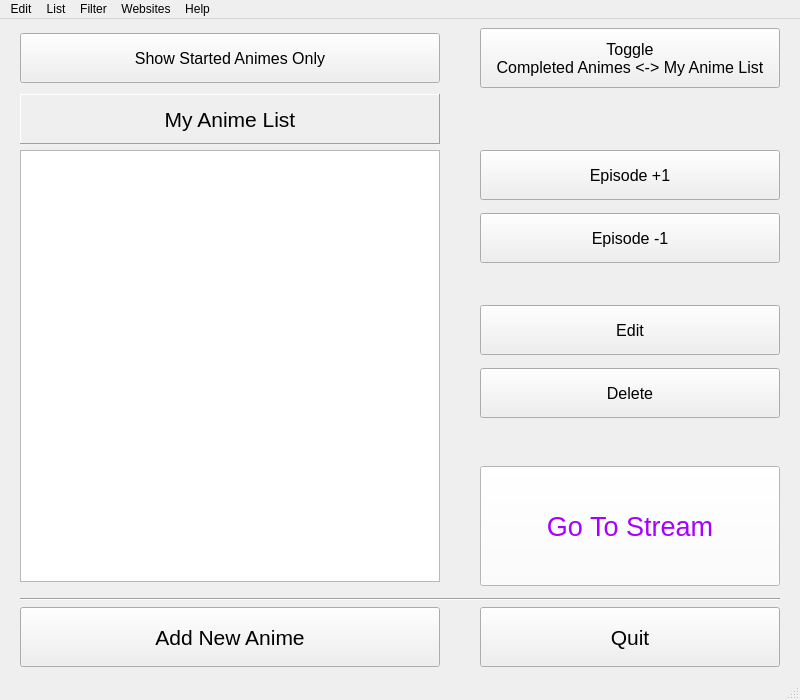
<?xml version="1.0" encoding="UTF-8"?>
<ui version="4.0">
 <class>MainWindow</class>
 <widget class="QMainWindow" name="MainWindow">
  <property name="geometry">
   <rect>
    <x>0</x>
    <y>0</y>
    <width>800</width>
    <height>700</height>
   </rect>
  </property>
  <property name="sizePolicy">
   <sizepolicy hsizetype="Preferred" vsizetype="Preferred">
    <horstretch>0</horstretch>
    <verstretch>0</verstretch>
   </sizepolicy>
  </property>
  <property name="minimumSize">
   <size>
    <width>800</width>
    <height>700</height>
   </size>
  </property>
  <property name="maximumSize">
   <size>
    <width>4096</width>
    <height>4096</height>
   </size>
  </property>
  <property name="font">
   <font>
    <pointsize>9</pointsize>
   </font>
  </property>
  <property name="windowTitle">
   <string>Anwalic</string>
  </property>
  <property name="windowIcon">
   <iconset>
    <normaloff>icon/Anwalic_icon_1.png</normaloff>icon/Anwalic_icon_1.png</iconset>
  </property>
  <widget class="QWidget" name="centralWidget">
   <layout class="QGridLayout" name="gridLayout">
    <property name="sizeConstraint">
     <enum>QLayout::SetNoConstraint</enum>
    </property>
    <property name="leftMargin">
     <number>20</number>
    </property>
    <property name="topMargin">
     <number>9</number>
    </property>
    <property name="rightMargin">
     <number>20</number>
    </property>
    <item row="41" column="4">
     <spacer name="horizontalSpacer">
      <property name="orientation">
       <enum>Qt::Horizontal</enum>
      </property>
      <property name="sizeType">
       <enum>QSizePolicy::Fixed</enum>
      </property>
      <property name="sizeHint" stdset="0">
       <size>
        <width>10</width>
        <height>20</height>
       </size>
      </property>
     </spacer>
    </item>
    <item row="39" column="0" colspan="6">
     <widget class="Line" name="line">
      <property name="orientation">
       <enum>Qt::Horizontal</enum>
      </property>
     </widget>
    </item>
    <item row="13" column="5">
     <widget class="QPushButton" name="btnDecEpisode">
      <property name="minimumSize">
       <size>
        <width>300</width>
        <height>50</height>
       </size>
      </property>
      <property name="font">
       <font>
        <pointsize>12</pointsize>
       </font>
      </property>
      <property name="toolTip">
       <string>decrement Episode by one</string>
      </property>
      <property name="text">
       <string>Episode -1</string>
      </property>
     </widget>
    </item>
    <item row="41" column="5">
     <widget class="QPushButton" name="btnQuit">
      <property name="minimumSize">
       <size>
        <width>300</width>
        <height>60</height>
       </size>
      </property>
      <property name="maximumSize">
       <size>
        <width>160</width>
        <height>16777215</height>
       </size>
      </property>
      <property name="font">
       <font>
        <pointsize>16</pointsize>
       </font>
      </property>
      <property name="toolTip">
       <string>Quits program. Your list is always automatically saved</string>
      </property>
      <property name="layoutDirection">
       <enum>Qt::LeftToRight</enum>
      </property>
      <property name="text">
       <string>Quit</string>
      </property>
     </widget>
    </item>
    <item row="41" column="0">
     <widget class="QPushButton" name="btnAddNewAnime">
      <property name="minimumSize">
       <size>
        <width>0</width>
        <height>60</height>
       </size>
      </property>
      <property name="font">
       <font>
        <pointsize>16</pointsize>
       </font>
      </property>
      <property name="toolTip">
       <string>Adds new Anime to the list above</string>
      </property>
      <property name="text">
       <string>Add New Anime</string>
      </property>
     </widget>
    </item>
    <item row="11" column="5">
     <widget class="QPushButton" name="btnIncEpisode">
      <property name="minimumSize">
       <size>
        <width>300</width>
        <height>50</height>
       </size>
      </property>
      <property name="font">
       <font>
        <pointsize>12</pointsize>
       </font>
      </property>
      <property name="toolTip">
       <string>increment Episode by one</string>
      </property>
      <property name="text">
       <string>Episode +1</string>
      </property>
     </widget>
    </item>
    <item row="12" column="5">
     <spacer name="verticalSpacer_2">
      <property name="orientation">
       <enum>Qt::Vertical</enum>
      </property>
      <property name="sizeType">
       <enum>QSizePolicy::Fixed</enum>
      </property>
      <property name="sizeHint" stdset="0">
       <size>
        <width>20</width>
        <height>1</height>
       </size>
      </property>
     </spacer>
    </item>
    <item row="20" column="5">
     <widget class="QPushButton" name="btnEdit">
      <property name="minimumSize">
       <size>
        <width>300</width>
        <height>50</height>
       </size>
      </property>
      <property name="font">
       <font>
        <pointsize>12</pointsize>
       </font>
      </property>
      <property name="toolTip">
       <string>edit name, episodes &amp; url</string>
      </property>
      <property name="text">
       <string>Edit</string>
      </property>
     </widget>
    </item>
    <item row="21" column="5">
     <spacer name="verticalSpacer_3">
      <property name="orientation">
       <enum>Qt::Vertical</enum>
      </property>
      <property name="sizeType">
       <enum>QSizePolicy::Fixed</enum>
      </property>
      <property name="sizeHint" stdset="0">
       <size>
        <width>20</width>
        <height>1</height>
       </size>
      </property>
     </spacer>
    </item>
    <item row="5" column="0">
     <widget class="QLabel" name="labListName">
      <property name="minimumSize">
       <size>
        <width>0</width>
        <height>50</height>
       </size>
      </property>
      <property name="font">
       <font>
        <pointsize>16</pointsize>
       </font>
      </property>
      <property name="autoFillBackground">
       <bool>false</bool>
      </property>
      <property name="frameShape">
       <enum>QFrame::Panel</enum>
      </property>
      <property name="frameShadow">
       <enum>QFrame::Raised</enum>
      </property>
      <property name="text">
       <string>My Anime List</string>
      </property>
      <property name="scaledContents">
       <bool>false</bool>
      </property>
      <property name="alignment">
       <set>Qt::AlignCenter</set>
      </property>
     </widget>
    </item>
    <item row="3" column="0">
     <widget class="QPushButton" name="btnShowStartedAnimesOnly">
      <property name="enabled">
       <bool>true</bool>
      </property>
      <property name="minimumSize">
       <size>
        <width>420</width>
        <height>50</height>
       </size>
      </property>
      <property name="maximumSize">
       <size>
        <width>16777215</width>
        <height>16777215</height>
       </size>
      </property>
      <property name="font">
       <font>
        <pointsize>12</pointsize>
       </font>
      </property>
      <property name="toolTip">
       <string>only shows entries in Anime List with Episode &gt; 1</string>
      </property>
      <property name="text">
       <string>Show Started Animes Only</string>
      </property>
     </widget>
    </item>
    <item row="3" column="5">
     <widget class="QPushButton" name="btnToggleAnimeLists">
      <property name="minimumSize">
       <size>
        <width>300</width>
        <height>60</height>
       </size>
      </property>
      <property name="maximumSize">
       <size>
        <width>300</width>
        <height>16777215</height>
       </size>
      </property>
      <property name="font">
       <font>
        <pointsize>12</pointsize>
       </font>
      </property>
      <property name="acceptDrops">
       <bool>false</bool>
      </property>
      <property name="toolTip">
       <string>view your Completed Animes. click again to go back</string>
      </property>
      <property name="autoFillBackground">
       <bool>false</bool>
      </property>
      <property name="text">
       <string>Toggle
Completed Animes &lt;-&gt; My Anime List</string>
      </property>
      <property name="checkable">
       <bool>false</bool>
      </property>
      <property name="flat">
       <bool>false</bool>
      </property>
     </widget>
    </item>
    <item row="11" column="0" rowspan="22">
     <widget class="QListView" name="lvAnimes">
      <property name="minimumSize">
       <size>
        <width>300</width>
        <height>400</height>
       </size>
      </property>
      <property name="font">
       <font>
        <pointsize>9</pointsize>
       </font>
      </property>
      <property name="editTriggers">
       <set>QAbstractItemView::NoEditTriggers</set>
      </property>
     </widget>
    </item>
    <item row="38" column="0">
     <spacer name="verticalSpacer">
      <property name="orientation">
       <enum>Qt::Vertical</enum>
      </property>
      <property name="sizeType">
       <enum>QSizePolicy::Fixed</enum>
      </property>
      <property name="sizeHint" stdset="0">
       <size>
        <width>20</width>
        <height>10</height>
       </size>
      </property>
     </spacer>
    </item>
    <item row="22" column="5">
     <widget class="QPushButton" name="btnDelete">
      <property name="minimumSize">
       <size>
        <width>300</width>
        <height>50</height>
       </size>
      </property>
      <property name="font">
       <font>
        <pointsize>12</pointsize>
        <weight>50</weight>
        <bold>false</bold>
       </font>
      </property>
      <property name="toolTip">
       <string>remove Anime from list forever</string>
      </property>
      <property name="text">
       <string>Delete</string>
      </property>
     </widget>
    </item>
    <item row="30" column="5">
     <widget class="QPushButton" name="btnGoToStream">
      <property name="minimumSize">
       <size>
        <width>300</width>
        <height>120</height>
       </size>
      </property>
      <property name="palette">
       <palette>
        <active>
         <colorrole role="WindowText">
          <brush brushstyle="SolidPattern">
           <color alpha="255">
            <red>0</red>
            <green>0</green>
            <blue>0</blue>
           </color>
          </brush>
         </colorrole>
         <colorrole role="Button">
          <brush brushstyle="SolidPattern">
           <color alpha="255">
            <red>255</red>
            <green>255</green>
            <blue>255</blue>
           </color>
          </brush>
         </colorrole>
         <colorrole role="Light">
          <brush brushstyle="SolidPattern">
           <color alpha="255">
            <red>255</red>
            <green>255</green>
            <blue>255</blue>
           </color>
          </brush>
         </colorrole>
         <colorrole role="Midlight">
          <brush brushstyle="SolidPattern">
           <color alpha="255">
            <red>255</red>
            <green>255</green>
            <blue>255</blue>
           </color>
          </brush>
         </colorrole>
         <colorrole role="Dark">
          <brush brushstyle="SolidPattern">
           <color alpha="255">
            <red>127</red>
            <green>127</green>
            <blue>127</blue>
           </color>
          </brush>
         </colorrole>
         <colorrole role="Mid">
          <brush brushstyle="SolidPattern">
           <color alpha="255">
            <red>170</red>
            <green>170</green>
            <blue>170</blue>
           </color>
          </brush>
         </colorrole>
         <colorrole role="Text">
          <brush brushstyle="SolidPattern">
           <color alpha="255">
            <red>0</red>
            <green>0</green>
            <blue>0</blue>
           </color>
          </brush>
         </colorrole>
         <colorrole role="BrightText">
          <brush brushstyle="SolidPattern">
           <color alpha="255">
            <red>255</red>
            <green>255</green>
            <blue>255</blue>
           </color>
          </brush>
         </colorrole>
         <colorrole role="ButtonText">
          <brush brushstyle="SolidPattern">
           <color alpha="255">
            <red>166</red>
            <green>0</green>
            <blue>255</blue>
           </color>
          </brush>
         </colorrole>
         <colorrole role="Base">
          <brush brushstyle="SolidPattern">
           <color alpha="255">
            <red>255</red>
            <green>255</green>
            <blue>255</blue>
           </color>
          </brush>
         </colorrole>
         <colorrole role="Window">
          <brush brushstyle="SolidPattern">
           <color alpha="255">
            <red>255</red>
            <green>255</green>
            <blue>255</blue>
           </color>
          </brush>
         </colorrole>
         <colorrole role="Shadow">
          <brush brushstyle="SolidPattern">
           <color alpha="255">
            <red>0</red>
            <green>0</green>
            <blue>0</blue>
           </color>
          </brush>
         </colorrole>
         <colorrole role="AlternateBase">
          <brush brushstyle="SolidPattern">
           <color alpha="255">
            <red>255</red>
            <green>255</green>
            <blue>255</blue>
           </color>
          </brush>
         </colorrole>
         <colorrole role="ToolTipBase">
          <brush brushstyle="SolidPattern">
           <color alpha="255">
            <red>255</red>
            <green>255</green>
            <blue>220</blue>
           </color>
          </brush>
         </colorrole>
         <colorrole role="ToolTipText">
          <brush brushstyle="SolidPattern">
           <color alpha="255">
            <red>0</red>
            <green>0</green>
            <blue>0</blue>
           </color>
          </brush>
         </colorrole>
         <colorrole role="PlaceholderText">
          <brush brushstyle="NoBrush">
           <color alpha="128">
            <red>0</red>
            <green>0</green>
            <blue>0</blue>
           </color>
          </brush>
         </colorrole>
        </active>
        <inactive>
         <colorrole role="WindowText">
          <brush brushstyle="SolidPattern">
           <color alpha="255">
            <red>0</red>
            <green>0</green>
            <blue>0</blue>
           </color>
          </brush>
         </colorrole>
         <colorrole role="Button">
          <brush brushstyle="SolidPattern">
           <color alpha="255">
            <red>255</red>
            <green>255</green>
            <blue>255</blue>
           </color>
          </brush>
         </colorrole>
         <colorrole role="Light">
          <brush brushstyle="SolidPattern">
           <color alpha="255">
            <red>255</red>
            <green>255</green>
            <blue>255</blue>
           </color>
          </brush>
         </colorrole>
         <colorrole role="Midlight">
          <brush brushstyle="SolidPattern">
           <color alpha="255">
            <red>255</red>
            <green>255</green>
            <blue>255</blue>
           </color>
          </brush>
         </colorrole>
         <colorrole role="Dark">
          <brush brushstyle="SolidPattern">
           <color alpha="255">
            <red>127</red>
            <green>127</green>
            <blue>127</blue>
           </color>
          </brush>
         </colorrole>
         <colorrole role="Mid">
          <brush brushstyle="SolidPattern">
           <color alpha="255">
            <red>170</red>
            <green>170</green>
            <blue>170</blue>
           </color>
          </brush>
         </colorrole>
         <colorrole role="Text">
          <brush brushstyle="SolidPattern">
           <color alpha="255">
            <red>0</red>
            <green>0</green>
            <blue>0</blue>
           </color>
          </brush>
         </colorrole>
         <colorrole role="BrightText">
          <brush brushstyle="SolidPattern">
           <color alpha="255">
            <red>255</red>
            <green>255</green>
            <blue>255</blue>
           </color>
          </brush>
         </colorrole>
         <colorrole role="ButtonText">
          <brush brushstyle="SolidPattern">
           <color alpha="255">
            <red>166</red>
            <green>0</green>
            <blue>255</blue>
           </color>
          </brush>
         </colorrole>
         <colorrole role="Base">
          <brush brushstyle="SolidPattern">
           <color alpha="255">
            <red>255</red>
            <green>255</green>
            <blue>255</blue>
           </color>
          </brush>
         </colorrole>
         <colorrole role="Window">
          <brush brushstyle="SolidPattern">
           <color alpha="255">
            <red>255</red>
            <green>255</green>
            <blue>255</blue>
           </color>
          </brush>
         </colorrole>
         <colorrole role="Shadow">
          <brush brushstyle="SolidPattern">
           <color alpha="255">
            <red>0</red>
            <green>0</green>
            <blue>0</blue>
           </color>
          </brush>
         </colorrole>
         <colorrole role="AlternateBase">
          <brush brushstyle="SolidPattern">
           <color alpha="255">
            <red>255</red>
            <green>255</green>
            <blue>255</blue>
           </color>
          </brush>
         </colorrole>
         <colorrole role="ToolTipBase">
          <brush brushstyle="SolidPattern">
           <color alpha="255">
            <red>255</red>
            <green>255</green>
            <blue>220</blue>
           </color>
          </brush>
         </colorrole>
         <colorrole role="ToolTipText">
          <brush brushstyle="SolidPattern">
           <color alpha="255">
            <red>0</red>
            <green>0</green>
            <blue>0</blue>
           </color>
          </brush>
         </colorrole>
         <colorrole role="PlaceholderText">
          <brush brushstyle="NoBrush">
           <color alpha="128">
            <red>0</red>
            <green>0</green>
            <blue>0</blue>
           </color>
          </brush>
         </colorrole>
        </inactive>
        <disabled>
         <colorrole role="WindowText">
          <brush brushstyle="SolidPattern">
           <color alpha="255">
            <red>127</red>
            <green>127</green>
            <blue>127</blue>
           </color>
          </brush>
         </colorrole>
         <colorrole role="Button">
          <brush brushstyle="SolidPattern">
           <color alpha="255">
            <red>255</red>
            <green>255</green>
            <blue>255</blue>
           </color>
          </brush>
         </colorrole>
         <colorrole role="Light">
          <brush brushstyle="SolidPattern">
           <color alpha="255">
            <red>255</red>
            <green>255</green>
            <blue>255</blue>
           </color>
          </brush>
         </colorrole>
         <colorrole role="Midlight">
          <brush brushstyle="SolidPattern">
           <color alpha="255">
            <red>255</red>
            <green>255</green>
            <blue>255</blue>
           </color>
          </brush>
         </colorrole>
         <colorrole role="Dark">
          <brush brushstyle="SolidPattern">
           <color alpha="255">
            <red>127</red>
            <green>127</green>
            <blue>127</blue>
           </color>
          </brush>
         </colorrole>
         <colorrole role="Mid">
          <brush brushstyle="SolidPattern">
           <color alpha="255">
            <red>170</red>
            <green>170</green>
            <blue>170</blue>
           </color>
          </brush>
         </colorrole>
         <colorrole role="Text">
          <brush brushstyle="SolidPattern">
           <color alpha="255">
            <red>127</red>
            <green>127</green>
            <blue>127</blue>
           </color>
          </brush>
         </colorrole>
         <colorrole role="BrightText">
          <brush brushstyle="SolidPattern">
           <color alpha="255">
            <red>255</red>
            <green>255</green>
            <blue>255</blue>
           </color>
          </brush>
         </colorrole>
         <colorrole role="ButtonText">
          <brush brushstyle="SolidPattern">
           <color alpha="255">
            <red>127</red>
            <green>127</green>
            <blue>127</blue>
           </color>
          </brush>
         </colorrole>
         <colorrole role="Base">
          <brush brushstyle="SolidPattern">
           <color alpha="255">
            <red>255</red>
            <green>255</green>
            <blue>255</blue>
           </color>
          </brush>
         </colorrole>
         <colorrole role="Window">
          <brush brushstyle="SolidPattern">
           <color alpha="255">
            <red>255</red>
            <green>255</green>
            <blue>255</blue>
           </color>
          </brush>
         </colorrole>
         <colorrole role="Shadow">
          <brush brushstyle="SolidPattern">
           <color alpha="255">
            <red>0</red>
            <green>0</green>
            <blue>0</blue>
           </color>
          </brush>
         </colorrole>
         <colorrole role="AlternateBase">
          <brush brushstyle="SolidPattern">
           <color alpha="255">
            <red>255</red>
            <green>255</green>
            <blue>255</blue>
           </color>
          </brush>
         </colorrole>
         <colorrole role="ToolTipBase">
          <brush brushstyle="SolidPattern">
           <color alpha="255">
            <red>255</red>
            <green>255</green>
            <blue>220</blue>
           </color>
          </brush>
         </colorrole>
         <colorrole role="ToolTipText">
          <brush brushstyle="SolidPattern">
           <color alpha="255">
            <red>0</red>
            <green>0</green>
            <blue>0</blue>
           </color>
          </brush>
         </colorrole>
         <colorrole role="PlaceholderText">
          <brush brushstyle="NoBrush">
           <color alpha="128">
            <red>0</red>
            <green>0</green>
            <blue>0</blue>
           </color>
          </brush>
         </colorrole>
        </disabled>
       </palette>
      </property>
      <property name="font">
       <font>
        <pointsize>20</pointsize>
        <weight>50</weight>
        <bold>false</bold>
       </font>
      </property>
      <property name="toolTip">
       <string>starts your browser with specified URL</string>
      </property>
      <property name="text">
       <string>Go To Stream</string>
      </property>
     </widget>
    </item>
   </layout>
  </widget>
  <widget class="QStatusBar" name="statusBar"/>
  <widget class="QMenuBar" name="menuBar">
   <property name="geometry">
    <rect>
     <x>0</x>
     <y>0</y>
     <width>800</width>
     <height>22</height>
    </rect>
   </property>
   <property name="autoFillBackground">
    <bool>false</bool>
   </property>
   <property name="styleSheet">
    <string notr="true"/>
   </property>
   <widget class="QMenu" name="menuEdit">
    <property name="title">
     <string>Edit</string>
    </property>
    <addaction name="actionPreferences"/>
   </widget>
   <widget class="QMenu" name="menuList">
    <property name="title">
     <string>List</string>
    </property>
    <addaction name="actionSelect_My_List"/>
    <addaction name="actionImport_Another_List"/>
    <addaction name="actionExport_My_List"/>
    <addaction name="separator"/>
    <addaction name="actionMake_Backup"/>
    <addaction name="separator"/>
   </widget>
   <widget class="QMenu" name="menuHelp">
    <property name="title">
     <string>Help</string>
    </property>
    <addaction name="actionAbout"/>
   </widget>
   <widget class="QMenu" name="menuWebsites">
    <property name="title">
     <string>Websites</string>
    </property>
    <addaction name="actionlegal_streaming_websites"/>
    <addaction name="separator"/>
    <addaction name="actionCrunchyroll_com"/>
    <addaction name="actionWakanim_tv"/>
   </widget>
   <widget class="QMenu" name="menuFilter">
    <property name="title">
     <string>Filter</string>
    </property>
    <addaction name="actionShow_Movies_Only"/>
    <addaction name="actionShow_Open_Ended_Animes"/>
    <addaction name="separator"/>
    <addaction name="actionHide_Movies"/>
    <addaction name="actionHide_Open_Ended_Animes"/>
    <addaction name="actionHide_Animes_with_Name_Only"/>
    <addaction name="separator"/>
    <addaction name="actionFilter_By_Tag"/>
    <addaction name="separator"/>
   </widget>
   <addaction name="menuEdit"/>
   <addaction name="menuList"/>
   <addaction name="menuFilter"/>
   <addaction name="menuWebsites"/>
   <addaction name="menuHelp"/>
  </widget>
  <action name="actionGerman">
   <property name="enabled">
    <bool>false</bool>
   </property>
   <property name="text">
    <string>German</string>
   </property>
  </action>
  <action name="actionEnglish">
   <property name="enabled">
    <bool>false</bool>
   </property>
   <property name="text">
    <string>English</string>
   </property>
  </action>
  <action name="actionHow_to_use_Anwalic">
   <property name="enabled">
    <bool>false</bool>
   </property>
   <property name="text">
    <string>How to use Anwalic</string>
   </property>
  </action>
  <action name="actionAbout">
   <property name="checkable">
    <bool>false</bool>
   </property>
   <property name="enabled">
    <bool>true</bool>
   </property>
   <property name="text">
    <string>About</string>
   </property>
  </action>
  <action name="actionUsername">
   <property name="enabled">
    <bool>false</bool>
   </property>
   <property name="text">
    <string>Username</string>
   </property>
  </action>
  <action name="actionWindow_Size">
   <property name="enabled">
    <bool>false</bool>
   </property>
   <property name="text">
    <string>Window Size</string>
   </property>
  </action>
  <action name="actionEntry_Width">
   <property name="enabled">
    <bool>false</bool>
   </property>
   <property name="text">
    <string>Entry Width</string>
   </property>
  </action>
  <action name="actionEntry_Font_Size">
   <property name="enabled">
    <bool>false</bool>
   </property>
   <property name="text">
    <string>List Item Font Size</string>
   </property>
  </action>
  <action name="actionBackground">
   <property name="enabled">
    <bool>false</bool>
   </property>
   <property name="text">
    <string>Background</string>
   </property>
  </action>
  <action name="actionPreferences">
   <property name="enabled">
    <bool>true</bool>
   </property>
   <property name="text">
    <string>Preferences</string>
   </property>
  </action>
  <action name="actionCompleted_Animes">
   <property name="enabled">
    <bool>true</bool>
   </property>
   <property name="text">
    <string>Completed Animes</string>
   </property>
  </action>
  <action name="actionMy_Anime_List">
   <property name="enabled">
    <bool>true</bool>
   </property>
   <property name="text">
    <string>My Anime List</string>
   </property>
  </action>
  <action name="actionAchievements">
   <property name="enabled">
    <bool>false</bool>
   </property>
   <property name="text">
    <string>Achievements</string>
   </property>
  </action>
  <action name="actionImport_Another_List">
   <property name="enabled">
    <bool>true</bool>
   </property>
   <property name="text">
    <string>Import Another List</string>
   </property>
  </action>
  <action name="actionSelect_My_List">
   <property name="enabled">
    <bool>true</bool>
   </property>
   <property name="text">
    <string>Select My List</string>
   </property>
  </action>
  <action name="actionExport_My_List">
   <property name="enabled">
    <bool>true</bool>
   </property>
   <property name="text">
    <string>Export My List</string>
   </property>
  </action>
  <action name="actionFind_Anime">
   <property name="enabled">
    <bool>true</bool>
   </property>
   <property name="text">
    <string>find Anime</string>
   </property>
  </action>
  <action name="actionChangelog">
   <property name="enabled">
    <bool>false</bool>
   </property>
   <property name="text">
    <string>Changelog</string>
   </property>
  </action>
  <action name="actionShowStartedAnimesOnly">
   <property name="text">
    <string>ShowStartedAnimesOnly</string>
   </property>
  </action>
  <action name="actionMake_Backup">
   <property name="text">
    <string>Create Backup</string>
   </property>
  </action>
  <action name="actionCrunchyroll_com">
   <property name="text">
    <string>crunchyroll.com</string>
   </property>
  </action>
  <action name="actionShow_Movies_Only">
   <property name="checkable">
    <bool>false</bool>
   </property>
   <property name="enabled">
    <bool>true</bool>
   </property>
   <property name="text">
    <string>Show Movies</string>
   </property>
  </action>
  <action name="actionHide_Movies">
   <property name="checkable">
    <bool>false</bool>
   </property>
   <property name="enabled">
    <bool>true</bool>
   </property>
   <property name="text">
    <string>Hide Movies</string>
   </property>
  </action>
  <action name="actionShow_Open_Ended_Animes">
   <property name="checkable">
    <bool>false</bool>
   </property>
   <property name="enabled">
    <bool>true</bool>
   </property>
   <property name="text">
    <string>Show Open Ended Animes</string>
   </property>
  </action>
  <action name="actionHide_Open_Ended_Animes">
   <property name="checkable">
    <bool>false</bool>
   </property>
   <property name="enabled">
    <bool>true</bool>
   </property>
   <property name="text">
    <string>Hide Open Ended Animes</string>
   </property>
  </action>
  <action name="actionFilter_By_Tag">
   <property name="enabled">
    <bool>true</bool>
   </property>
   <property name="text">
    <string>Filter By Tag</string>
   </property>
  </action>
  <action name="actionHide_Animes_with_Name_Only">
   <property name="text">
    <string>Hide Animes with Name Only</string>
   </property>
  </action>
  <action name="actionWakanim_tv">
   <property name="text">
    <string>wakanim.tv</string>
   </property>
  </action>
  <action name="actionlegal_streaming_websites">
   <property name="enabled">
    <bool>false</bool>
   </property>
   <property name="text">
    <string>legal streaming websites</string>
   </property>
   <property name="font">
    <font>
     <weight>75</weight>
     <bold>true</bold>
    </font>
   </property>
  </action>
 </widget>
 <layoutdefault spacing="6" margin="11"/>
 <resources/>
 <connections/>
</ui>
